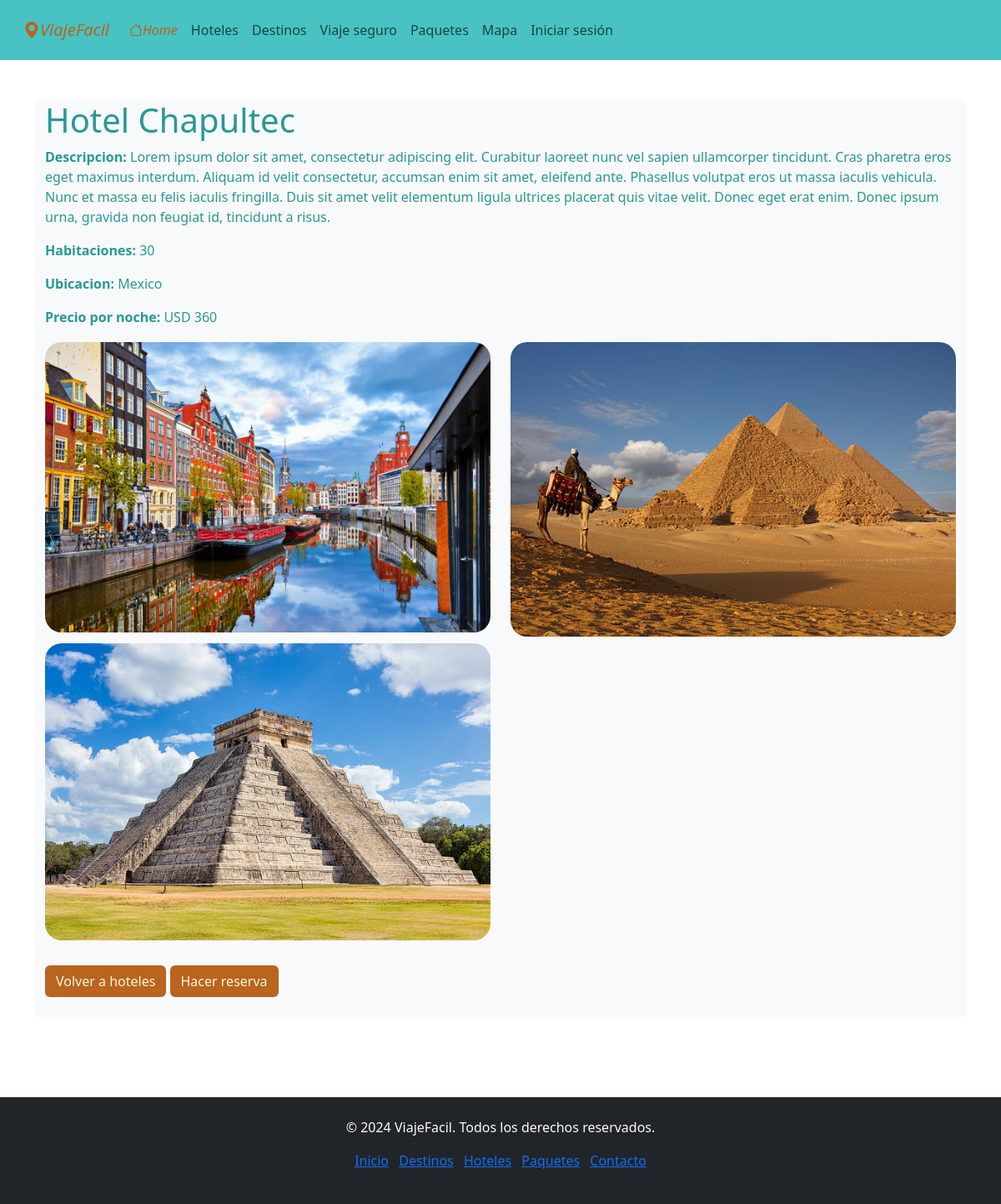
Screenshot of /detalle_hotel/1/ with the database file from the repository.
### viajefacil/models.py (models this page shows, shortened)
class Hotel(models.Model):
    nombre = models.CharField(max_length=100)
    descripcion = models.CharField(max_length=100)
    habitacion = models.IntegerField()
    ubicacion = models.CharField(max_length=100)
    precio = models.DecimalField(max_digits=10, decimal_places=0,default=0)
    class Meta:
        verbose_name_plural = "Hotel"

### viajefacil/views.py (the view)
# urls.py: path('detalle_hotel/<int:id>/', views.detalle_hotel, name='detalle_hotel'),
def detalle_hotel(request, id):
    hotel = get_object_or_404(Hotel, id=id)  # Obtiene el hotel por su id
    context = {'hotel': hotel}  # Pasar hotel y posts en un solo diccionario
    return render(request, 'detalle_hotel.html', context)

### templates/detalle_hotel.html (shortened to what this page needs)
{% extends "layouts/main.html" %}
{% load static %}
{% block content %}
    <div class="container">
        <div class="row bg-light">
            <div class="card-header-h subtitulo"><h1>{{ hotel.nombre }}</h1></div>
            <div class="col-12">
                <div class="card-body-h">
                    <p class="subtitulo"><strong>Descripcion:</strong> {{ hotel.descripcion }}</p>
                    <p class="subtitulo"><strong>Habitaciones:</strong> {{ hotel.habitacion }}</p>
                    <p class="subtitulo"><strong>Ubicacion:</strong> {{ hotel.ubicacion }}</p>
                    <p class="subtitulo"><strong>Precio por noche:</strong> USD {{ hotel.precio }}</p>
                </div>
            </div>
            <div class="col-12">
                <div class="row">
                    <div class="col-md-6 mb-1">
                        <img src="{% static 'images/holanda.jpg' %}" alt="" class="img-fluid img-chica" style="border-radius: 20px;">
                    </div>
                    <div class="col-md-6 mb-1">
                        <img src="{% static 'images/piramides.jpg' %}" alt="" class="img-fluid img-chica" style="border-radius: 20px;">
                    </div>
                    <div class="col-md-6 mb-1">
                        <img src="{% static 'images/mexico.jpg' %}" alt="" class="img-fluid img-chica" style="border-radius: 20px;">
                    </div>
                    <div class="col-md-6 mb-1">
                    </div>
                </div>
            </div>
            <div class="col-12">
                <a href="/hoteles" class="btn button my-4"> Volver a hoteles</a>
                <a href="/hacerReserva" class="btn button my-4"> Hacer reserva</a>
            </div>
        </div>
    </div>
{% endblock %}

### static/css/style.css (style rules this page uses)
body { margin: 0; padding: 0; }
.col-md-6 { padding: 2px; }
.subtitulo { color: #289898; }
.row { margin: 0; padding: 0; }
.btn.button { color: #fff8dc; background-color: #b9641f; }

### rows the page displays
Hotel: nombre "Hotel Chapultec", descripcion "Lorem ipsum dolor sit amet, consectetur adipiscing elit. Curabitur laoreet nunc vel sapien ullamcorper tincidunt. Cras pharetra eros eget maximus interdum. Aliquam id velit consectetur, accumsan enim sit amet, eleifend ante. Phasellus volutpat eros ut massa iaculis vehicula. Nunc et massa eu felis iaculis fringilla. Duis sit amet velit elementum ligula ultrices placerat quis vitae velit. Donec eget erat enim. Donec ipsum urna, gravida non feugiat id, tincidunt a risus.", habitacion "30", ubicacion "Mexico", precio "360"
